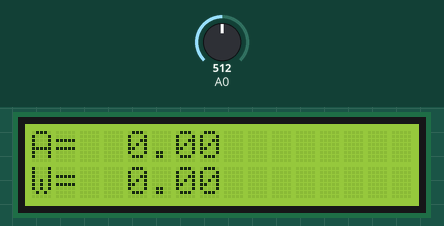
The sketch below on a simulated ESP8266 (NodeMCU). On the bench: 16×2 character LCD. Inputs (shaded band) come from the test bench; at power-on: A0 = 512. WiFi joins after 1.5 s; servers stay silent unless stated; network time is answered at once with the bench clock; the local clock reads 2024-03-15 10:24:30 at power-on unless the sketch sets it; no MQTT or app messages arrive unless stated; what the sketch prints to the serial monitor is not drawn.

Above: at 4.7 s.
4.8 s: A0 set to 716
At 7.1 s:
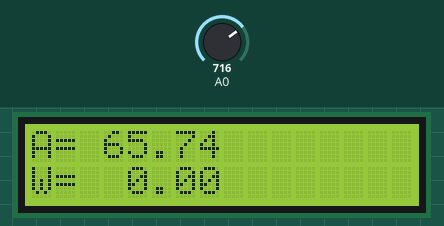
7.4 s: A0 set to 900
At 9.2 s:
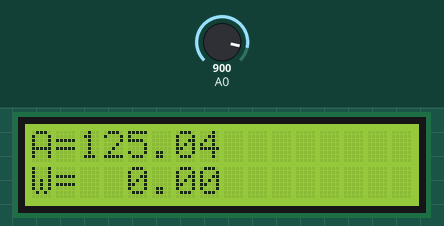
9.6 s: A0 set to 1010
At 10.9 s:
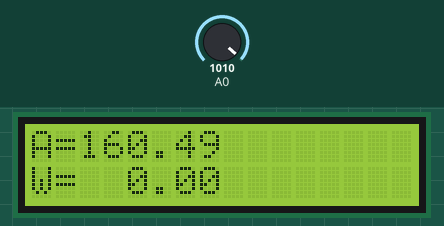
Timing chart, 0 to 12.6 s (numbered marks = the images above; inputs shaded):
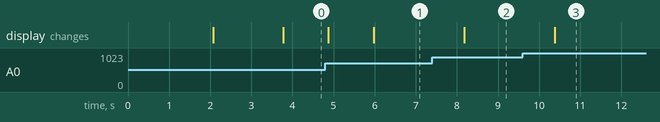

Measured:
- after the input at 4.8 s, the display: first changes after 0.07 s (image 1 shows a later state)
- after the input at 7.4 s, the display: changes after 0.78 s (image 2)
- after the input at 9.6 s, the display: changes after 0.78 s (image 3)

The sketch:

publisherSensor.ino
```cpp
#include <NTPClient.h>
#include <LiquidCrystal.h>
#include <ESP8266WiFi.h>
#include <PubSubClient.h>
#include <ArduinoJson.h>
#include <WiFiUdp.h>

//Time variables
const long utcOffsetInSeconds = 3600;
WiFiUDP ntpUDP;
NTPClient timeClient(ntpUDP, "pool.ntp.org", utcOffsetInSeconds);

//MQTT variables
const char mqtt_user[16] = "hector";
const char* mqtt_pass = "hector";
const char* mqtt_server = "o5018d87.en.emqx.cloud";
const char* publish_power = "power";
const char* publish_current = "current";
const char* reset_topic = "reset";

WiFiClient espClient;
PubSubClient client(espClient);

int status = WL_IDLE_STATUS;     // the starting Wifi radio's status

//Set acs712 variables
float Sensibilidad=0.66;
int initial_read;
int rZero;
int sample_duration = 100;

//set //lcd display
const int rs = D2, en = D3, d4 = D9, d5 = D7, d6 = D6, d7 = D5;
LiquidCrystal lcd(rs, en, d4, d5, d6, d7);

void setup() {
  //Serial.begin(74880);
  lcd.begin(16, 2);
  lcd.print(" Arduino Wattmeter");

  rZero = calibrate();

  delay(2000);
  lcd.clear();

  setup_wifi("Family Mejia Vallejo", "hmejia68");
  client.setServer(mqtt_server, 11703);

  timeClient.begin();
}

void loop() {

  if (!client.connected()) {
    reconnect(mqtt_user, mqtt_pass, reset_topic);
  }
  client.loop();

  //get current and power measures
  double ampsRMS = ac_read(sample_duration, rZero);
  double power = get_power(ampsRMS);

  //get current time
  timeClient.update();
  String t = timeClient.getFormattedTime();

  //make json to send to mqtt broker
  DynamicJsonDocument root(1024);
  root["time"] = t;
  root["username"] = mqtt_user;
  root["current"] = ampsRMS;
  root["power"] = power;

  char message[100];
  serializeJson(root, message);

  //print to //lcd screen
  lcd.setCursor(0, 0);
  lcd_print(&lcd, ampsRMS, "A=");
  lcd.setCursor(0, 1);
  lcd_print(&lcd, power, "W=");

  //publish readings
  client.publish(publish_current, message);
  delay(1000);

}
```

network.ino
```cpp
void setup_wifi(const char* ssid, const char* pswd) {
  delay(10);
  Serial.println();
  Serial.print("Connecting to ");
  Serial.println(ssid);
  WiFi.begin(ssid, pswd);
  while (WiFi.status() != WL_CONNECTED) {
    delay(500);
    Serial.print(".");
  }
  Serial.println("");
  Serial.println("WiFi connected");
  Serial.println("IP address: ");
  Serial.println(WiFi.localIP());
}
```

powerUtils.ino
```cpp
double ac_read(int sampleDuration, int rZero) {
  int rVal = 0;
  int sampleCount = 0;
  unsigned long rSquaredSum = 0;
  uint32_t startTime = millis();  // take samples for 100ms
  while((millis()-startTime) < sampleDuration)
  {
    rVal = analogRead(A0) - rZero;
    rSquaredSum += rVal * rVal;
    sampleCount++;
  }
  double voltRMS = 5.0 * sqrt(rSquaredSum / sampleCount) / 1024.0;
  double ampsRMS = (voltRMS*66.0);
  return ampsRMS;
}

double get_power(double amps){
  return amps * 110;
}

int calibrate(){
  for( int i=0; i<50; i++){
    initial_read += analogRead(A0);
    millis();
  }
  initial_read /= 50;
  rZero = initial_read;
  return rZero;
}
```

printUtils.ino
```cpp
void lcd_print(LiquidCrystal* lcd, float message, char* type){
  if (message < 10){
    lcd->print(type); lcd->print("  "); lcd->print(message);
  }
  else if (message < 100){
    lcd->print(type); lcd->print(" "); lcd->print(message);
  }
  else if(message < 1000){
    lcd->print(type); lcd->print(message);
  }
}
```

pubsub.ino
```cpp
void reconnect(const char* mqttUser, const char* mqttPass, const char* resetTopic) {
  // Loop until we're reconnected

  Serial.print("Attempting MQTT connection...");
  // Create a random client ID
  String clientId = "esp8266-demo-01";

  // Attempt to connect
  if (client.connect(clientId.c_str(), mqttUser, mqttPass)) {
    Serial.println("connected");
    // Once connected, publish an announcement...
    client.publish(resetTopic, "reset");
    Serial.println("reset");
  } else {
    Serial.print("failed, rc=");
    Serial.print(client.state());
    Serial.println(" retrying in 5 seconds");
    // Wait 5 seconds before retrying
    delay(5000);
  }
}
```
